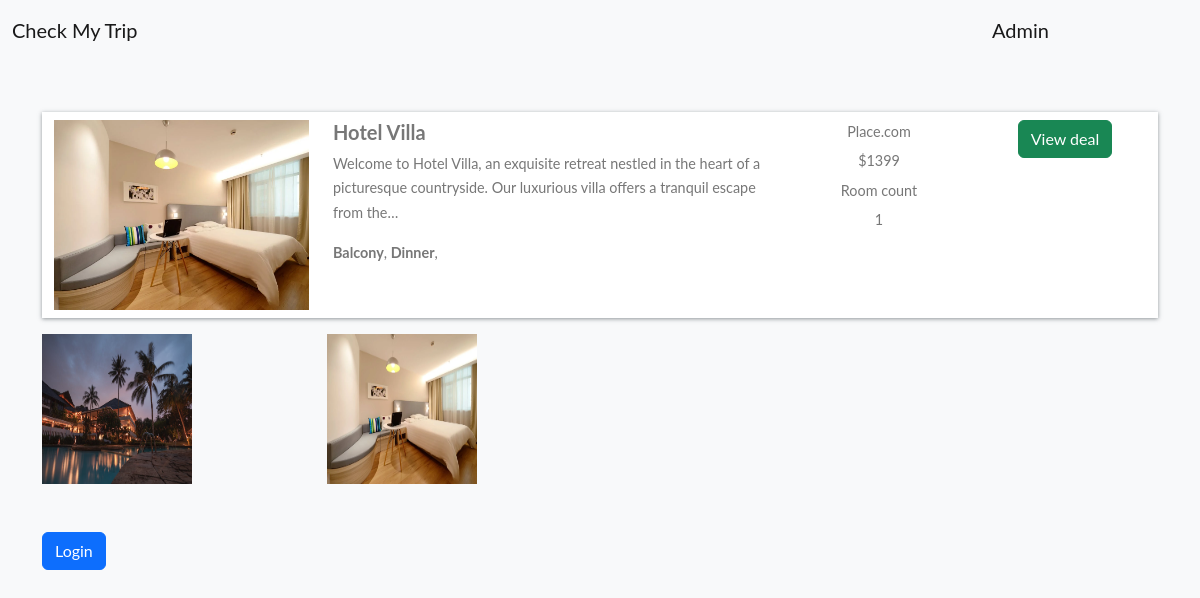
/hotel-detail/d25d5e6f0a09403585171c74890a771d/, run on the app's committed database.
### home/models.py (models this page shows, shortened)
class BaseModel(models.Model):
    uid = models.UUIDField(default=uuid.uuid4   , editable=False , primary_key=True)
    created_at = models.DateField(auto_now_add=True)
    updated_at = models.DateField(auto_now_add=True)
    class Meta:
        abstract = True

class Hotel(BaseModel):
    hotel_name= models.CharField(max_length=100)
    hotel_price = models.IntegerField()
    description = models.TextField()
    amenities = models.ManyToManyField(Amenities)
    room_count = models.IntegerField(default=10)
    place=models.CharField(default='place',max_length=100)

class HotelImages(BaseModel):
    hotel= models.ForeignKey(Hotel ,related_name="images", on_delete=models.CASCADE)
    images = models.ImageField(upload_to="hotels")

class Amenities(BaseModel):
    amenity_name = models.CharField(max_length=100)

### home/views.py (the view, shortened to what this page needs)
# urls.py: path('hotel-detail/<uid>/' , hotel_detail , name="hotel_detail"),
def hotel_detail(request,uid):
    hotel_obj = Hotel.objects.get(uid = uid)
    return render(request , 'hotel_detail.html' ,{
        'hotels_obj' :hotel_obj
    })

### home/templates/hotel_detail.html
{% extends "base.html" %}
{%  block start %}
<div class="container mt-5 pt-5">
    <div class="row search-card-result">
        <div class="col-md-3">
        <a href="/hotel-detail/{{hotels_obj.uid}}">
            <img class="img-fluid" src="/media/{{hotels_obj.images.first.images}}" alt="Card image cap">
        </a></div>
        <div class="col-md-5">
            <h5>{{hotels_obj.hotel_name}}</h5>
            <p>
                {{hotels_obj.description|truncatechars:150}}
            </p>
            <p>
                {%for amenitie in hotels_obj.amenities.all %}
                <b>{{amenitie.amenity_name}}</b>,
                {% endfor %}
            </p>
        </div>
        <div class="col-md-2 border-left text-center more-offers">
            <p>Place.com</p>
            <p>${{hotels_obj.hotel_price}}</p>
            <p>Room count</p>
            <p>{{hotels_obj.room_count}}</p>
        </div>
        <div class="col-md-2 border-left text-center more-offers">
            <div class="btn btn-success">View deal </div>
        </div>
    </div>
    <div class="row">
        {% for image in hotels_obj.images.all %}
        <div class="col-md-3">
            <img src="/media/{{image.images}}" style="height: 150px ; width:150px">
        </div>
        {% endfor %}
    </div>
    {% if request.user.is_authenticated %}
    <div class="filter-card">
        <h5>Book Hotel</h5>
        {%include "messages.html"%}
        <form method="post">
            {% csrf_token %}
            <div class="row form-group">
                <div class="col-md-12">
                    <label for="mintopay">Check in</label>
                    <p>
                        <input type="date" name="checkin" id="checkin" class="form-control" min="2023-09-24">
                    </p>
                </div>
                <div class="col-md-12">
                    <label for="maxtopay">Check out</label>
                    <p>
                        <input type="date" name="checkout" id="checkout" class="form-control" min="2023-09-24">
                    </p>
                </div>
            </div>
            <div class="row form-group">
                <div class="col-md-12">
                    <input type="submit" class="btn btn-primary btn-block" value="Book">
                </div>
            </div>
        </form>
    </div>
    {% else %}
    <a href="/login/" class="btn btn-primary mt-5 ">Login</a>
    {% endif %}
</div>
{% endblock %}

### static/base.css (style rules this page uses)
* { padding: 0px; margin: 0px; }
body { font-family: "Lato", Arial, sans-serif; font-weight: 400; font-size: 16px; line-height: 1.7; background: #fff; color: #777; }
div { scroll-behavior: smooth; }
.search-card-result { box-shadow: 0px 1px 4px rgba(41, 51, 57, 0.5); margin: 1rem 0; padding: 0.5rem 0; background-color: #fff; }
.search-card-result img { height: 190px; }
.search-card-result h5 { font-style: 1.1rem; font-weight: 700; }
.search-card-result p { font-size: 0.9rem; }
.search-card-result .more-offers p { margin-bottom: 0.3rem; }

### data on the page
Hotel: images.first.images (picture), hotel_name "Hotel Villa", description "Welcome to Hotel Villa, an exquisite retreat nestled in the heart of a picturesque countryside. Our luxurious villa offers a tranquil escape from the…", hotel_price "1399", room_count "1"
Amenities: amenity_name "Balcony"
Amenities: amenity_name "Dinner"
HotelImages: images (picture)
HotelImages: images (picture)
